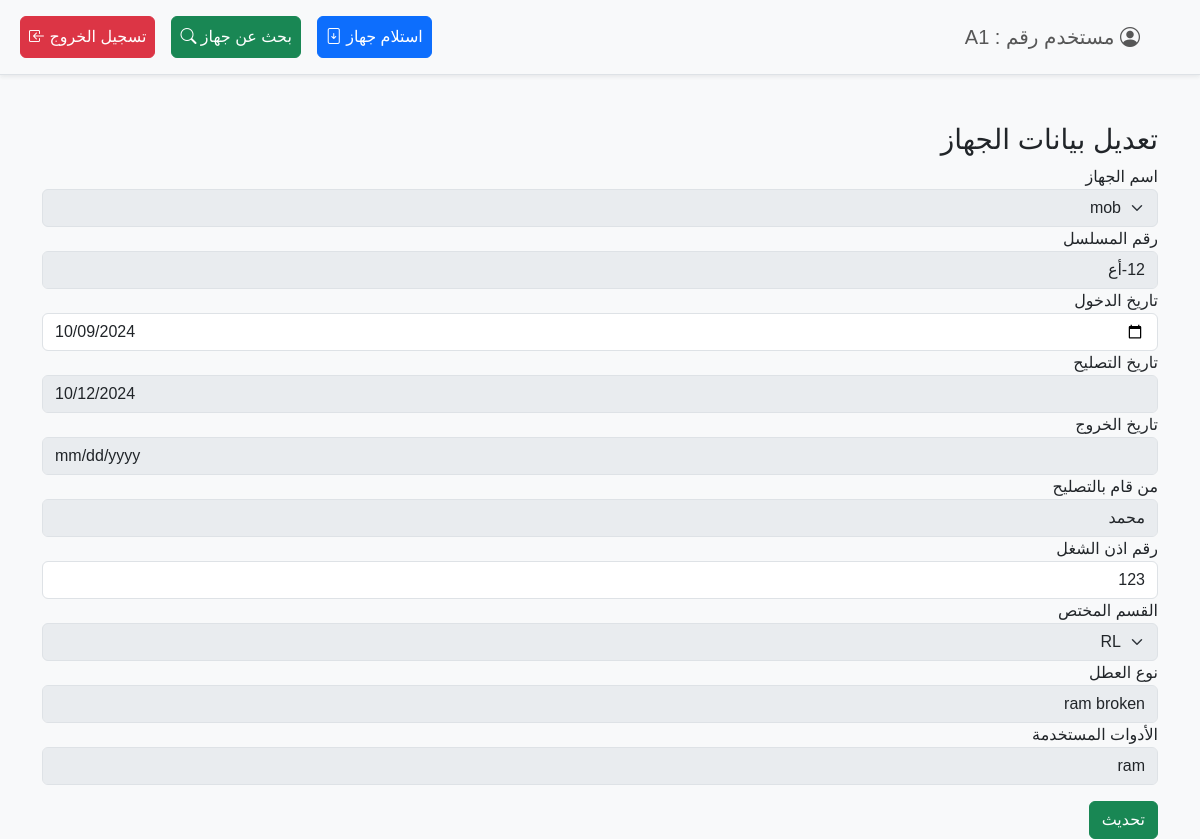
The app's page /edit_device.php?history_id=1 (signed in) with its own data.
### tables this page shows
CREATE TABLE `device_history` (
  `history_id` int(11) NOT NULL,
  `serial_number` varchar(255) NOT NULL,
  `entry_date` date NOT NULL,
  `fix_date` date DEFAULT NULL,
  `exit_date` date DEFAULT NULL,
  `who_fixed` varchar(255) DEFAULT NULL,
  `operation_permission` varchar(255) NOT NULL,
  `department_id` int(11) NOT NULL,
  `fault_type` varchar(255) DEFAULT NULL,
  `tools_used` varchar(255) DEFAULT NULL,
  `is_approved` tinyint(1) DEFAULT 0,
  `reviewed_by` varchar(255) DEFAULT NULL
);

CREATE TABLE `devices` (
  `id` int(11) NOT NULL,
  `device_id` int(11) NOT NULL,
  `unit_id` int(11) DEFAULT NULL,
  `serial_number` varchar(255) NOT NULL,
  `serial_number_type` enum('manual','factory') NOT NULL
);

### edit_device.php (the view, shortened to what this page needs)
<?php
require "./app/db_connection.php";
$history_id = $_GET['history_id'];
$query = "SELECT * FROM device_history dh
INNER JOIN department_list dep_list ON dh.department_id = dep_list.id
INNER JOIN devices d ON dh.serial_number = d.serial_number
INNER JOIN devices_list dev_list ON dev_list.id = d.device_id
 WHERE history_id = ?";
$stmt = $conn->prepare($query);
$stmt->bind_param('i', $history_id);
$stmt->execute();
$result = $stmt->get_result();
$device = $result->fetch_assoc();
$is_admin = isset($_SESSION['is_admin']) && $_SESSION['is_admin'] == 1;
?>
<?php include "partials/header.php"; ?>
<?php include "partials/navBar.php"; ?>
<div class="container mt-5" dir="rtl">
    <h3>تعديل بيانات الجهاز</h3>
    <form method="POST" action="">
        <div class="form-group">
            <label for="device_name">اسم الجهاز</label>
            <select disabled class="form-select" id="device_id" name="device_id" required>
                <?php
                $query = "SELECT id, device_name FROM devices_list";
                $result = $conn->query($query);
                while ($row = $result->fetch_assoc()) {
                    $selected = ($row['id'] == $device['device_id']) ? "selected" : "";
                    echo "<option value='" . $row['id'] . "' $selected>" . htmlspecialchars($row['device_name']) . "</option>";
                }
                ?>
            </select>
        </div>
        <div class="form-group">
            <label for="serial_number">رقم المسلسل</label>
            <input disabled type="text" name="serial_number" id="serial_number" class="form-control" value="<?php echo htmlspecialchars($device['serial_number']); ?>">
        </div>
        <div class="form-group">
            <label for="entry_date">تاريخ الدخول</label>
            <input type="date" name="entry_date" id="entry_date" class="form-control" value="<?php echo !empty($device['entry_date']) ? $device['entry_date'] : ''; ?>" required>
        </div>
        <div class="form-group">
            <label for="fix_date">تاريخ التصليح</label>
            <input
                type="date"
                name="fix_date"
                id="fix_date"
                class="form-control"
                value="<?php echo !empty($device['fix_date']) ? $device['fix_date'] : ''; ?>"
                <?php echo !$is_admin ? 'disabled' : ''; ?>>
        </div>
        <div class="form-group">
            <label for="exit_date">تاريخ الخروج</label>
            <input disabled type="date" name="exit_date" id="exit_date" class="form-control" value="<?php echo !empty($device['exit_date']) ? $device['exit_date'] : ''; ?>">
        </div>
        <div class="form-group">
            <label for="who_fixed">من قام بالتصليح</label>
            <input disabled type="text" name="who_fixed" id="who_fixed" class="form-control" value="<?php echo htmlspecialchars($device['who_fixed']); ?>">
        </div>
        <div class="form-group">
            <label for="operation_permission">رقم اذن الشغل</label>
            <input type="text" name="operation_permission" id="operation_permission" class="form-control" value="<?php echo htmlspecialchars($device['operation_permission']); ?>" required>
        </div>
        <div class="form-group">
            <label for="department_id">القسم المختص</label>
            <select disabled class="form-select" id="department_id" name="department_id" required>
                <?php
                $query = "SELECT id, department_name FROM department_list";
                $result = $conn->query($query);
                while ($row = $result->fetch_assoc()) {
                    $selected = ($row['id'] == $device['department_id']) ? "selected" : "";
                    echo "<option value='" . $row['id'] . "' $selected>" . htmlspecialchars($row['department_name']) . "</option>";
                }
                ?>
            </select>
        </div>
        <div class="form-group">
            <label for="fault_type">نوع العطل</label>
            <input disabled type="text" name="fault_type" id="fault_type" class="form-control" value="<?php echo htmlspecialchars($device['fault_type']); ?>" required>
        </div>
        <div class="form-group">
            <label for="tools_used">الأدوات المستخدمة</label>
            <input disabled type="text" name="tools_used" id="tools_used" class="form-control" value="<?php echo htmlspecialchars($device['tools_used']); ?>" required>
        </div>
        <button type="submit" class="btn btn-success mt-3">تحديث </button>
    </form>
</div>
<?php include "partials/footer.php"; ?>

### public/css/style.css (style rules this page uses)
body { font-family: Arial, sans-serif; background-color: #f8f9fa; }

### records on screen
device_history: serial_number "12-أع", entry_date "10/09/2024", fix_date "10/12/2024", who_fixed "محمد", operation_permission "123", fault_type "ram broken", tools_used "ram"

### other values on screen
$_SESSION['username'] "A1"
form field device_id "mob"
form field department_id "RL"
